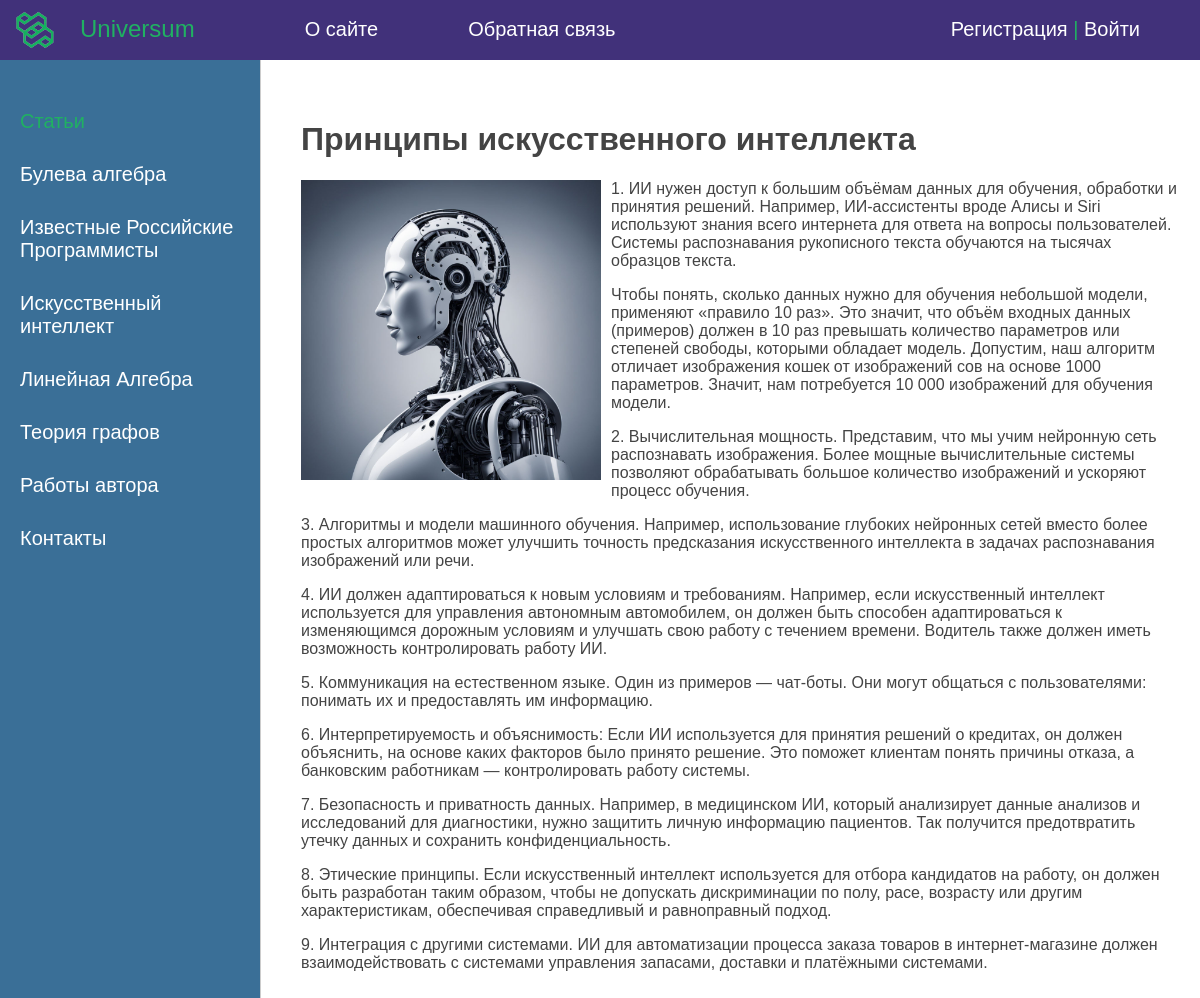
The page /post/principy-iskusstvennogo-intellekta/ on the database its author committed.
### science/models.py (models this page shows, shortened)
class Category(models.Model):
    name = models.CharField(max_length=100, db_index=True, verbose_name='Категория')
    slug = models.SlugField(max_length=255, unique=True, db_index=True, verbose_name='URL')
    def get_absolute_url(self):
        return reverse('category', kwargs={'cat_slug': self.slug})
    class Meta:
        verbose_name = 'Категория'
        verbose_name_plural = 'Категории'
        ordering = ['id']

class Science(models.Model):
    title = models.CharField(max_length=255, verbose_name='Заголовок')
    slug = models.SlugField(max_length=255, unique=True, db_index=True, verbose_name='URL')
    content = models.TextField(blank=True, verbose_name='Текст статьи')
    photo = models.ImageField(upload_to="photos/%Y/%m/%d", verbose_name='Фото')
    time_create = models.DateTimeField(auto_now_add=True, verbose_name='Время создания')
    time_update = models.DateTimeField(auto_now=True, verbose_name='Время изменения')
    is_published = models.BooleanField(default=True, verbose_name='Публикация')
    cat = models.ForeignKey('Category', on_delete=models.PROTECT,  verbose_name='Категории')
    def __str__(self):
        return self.title
    class Meta:
        verbose_name = 'Научная статья'
        verbose_name_plural = 'Научные статьи'
        ordering = ['id']

### science/views.py (the view)
# urls.py: path('post/<slug:post_slug>/', ShowPost.as_view(), name='post'),
class ShowPost(DataMixin, DetailView):
    model = Science
    template_name = 'science/post.html'
    slug_url_kwarg = 'post_slug'
    context_object_name = 'post'
    def get_context_data(self, *, object_list=None, **kwargs):
        context = super().get_context_data(**kwargs)
        c_def = self.get_user_context(title=context['post'])
        return dict(list(context.items()) + list(c_def.items()))

### science/utils.py (called while the page is built)
    def get_user_context(self, **kwargs):
        context = kwargs
        cats = cache.get('cats')
        if not cats:
            cats = Category.objects.annotate(Count('science'))
            cache.set('cats', cats, 60)
        cats = Category.objects.annotate(Count('science'))
        user_menu = menu.copy()
        if not self.request.user.is_authenticated:
            user_menu.pop(1)
        context['menu'] = user_menu
        context['cats'] = cats
        if 'cat_selected' not in context:
            context['cat_selected'] = 0
        return context

### science/templates/science/post.html
{% extends 'science/home_page.html' %}
{% block content %}
<h1>{{post.title}}</h1>
{% if post.photo %}
<p><img class='img-article-left' src="{{post.photo.url}}"></p>
{% endif %}
{{post.content| linebreaks}}
{% endblock %}

### science/templates/science/home_page.html (shortened to what this page needs)
{% load static %}
{% load science_tags %}
<!DOCTYPE html>
<html lang="ru" xmlns="http://www.w3.org/1999/html">
<head>
    <link type="text/css" href="{% static 'science/css/styles.css' %}" rel="stylesheet"/>
</head>
<body>
<table class="table-page" border=0 cellpadding="0" cellspacing="0">
    <tr>
        <td valign=top>
            {% block mainmenu %}
            <div class="header">
                <ul id="mainmenu" class="mainmenu">
                    <li class="logo"><a href="{% url 'home' %}">
                        <div class="logo"><img src="{% static 'science/images/header_website_logo.png' %}"/>
                        </div>
                    </a></li>
                    <li>
                        <div class="logo-name"><p>Universum</p></div>
                    </li>
                    {% for m in menu %}
                    <li><a href="{% url m.url_name %}">{{m.title}}</a></li>
                    {% endfor %}
                    {% if request.user.is_authenticated %}
                    <li class="last"> {{user.username}} | <a href="{% url 'logout' %}">Выйти</a></li>
                    {% else %}
                    <li class="last"><a href="{% url 'register' %}">Регистрация</a> | <a
                            href="{% url 'login' %}">Войти</a></li>
                    {% endif %}
                </ul>
            </div>
            {% endblock mainmenu %}
            <table class="table-content" border=0 cellpadding="0" cellspacing="0">
                <tr>
                    <td valign="top" class="left-chapters">
                        <ul id="leftchapters">
                            {% if cat_selected == 0 %}
                            <li class="selected">Статьи</li>
                            {% else %}
                            <li><a href="{% url 'home' %}">Статьи</a></li>
                            {% endif %}
                            {% for c in cats %}
                            {% if c.science__count > 0 %}
                            {% if c.pk == cat_selected %}
                            <li class="selected">{{c.name}}</li>
                            {% else %}
                            <li><a href="{{ c.get_absolute_url }}">{{c.name}}</a></li>
                            {% endif %}
                            {% endif %}
                            {% endfor %}
                            <li><a href="#">Работы автора</a></li>
                            <li><a href='#'>Контакты</a></li>
                        </ul>
                    </td>
                    <td valign="top" class="content">
                        <main class="content-main">
                            {% block content %}{% endblock %}
                        </main>
                    </td>
                </tr>
            </table>
        </td>
    </tr>
</table>
</body>
</html>

### science/static/science/css/styles.css (style rules this page uses)
html, body { font-family: 'Arial'; margin: 0; padding: 0; height: 100%; width: 100%; color: #444; }
a { color: #0059b2; text-decoration: none; }
img { max-width: 600px; height: auto; }
img.img-article-left { max-width: 300px; height: auto; float: left; padding: 0 10px 10px 0; }
.table-page { width: 100%; height: 100%; vertical-align: top; }
.table-page tr { height: 100%; }
.header { padding-right: 20px; background: #41317A; height: 60px; }
.logo img { width: 110px; height: 50px; }
.logo { margin-top: 5px; margin-left: -40px; }
ul.mainmenu { list-style: none; margin: 0; padding: 0; color: #20b162; font-size: 20px; overflow: hidden; }
ul.mainmenu li { padding-left: 20px; float: left; margin: 18px 40px 0 30px; }
ul.mainmenu li.logo { margin: 0; }
ul.mainmenu li.last { float: right; }
.logo-name p { font-size: 24px; color: #20b162; margin-top: -3px; margin-left: -60px; padding-right: 20px; }
ul.mainmenu li a { color: #FFFFFF; text-decoration: none; }
.table-content { width: 100%; min-height: 100%; height: 100%; }
.left-chapters { margin: 0; background: #3a6f97; border-right: 1px solid #ccc; min-height: 100%; }
.left-chapters ul { width: 230px; min-height: 100%; margin: 0; padding: 20px 10px 10px 20px; list-style: none; font-size: 20px; }
.left-chapters ul li { margin: 30px 0 0 0; color: #999; }
.left-chapters ul li.selected { color: #20b162;; }
.left-chapters ul li a { color: #FFFFFF; text-decoration: none; }
.content { padding: 40px 20px 20px 40px; width: 100%; box-sizing: border-box; }

### rows shown on the page
Category: name "Булева алгебра"
Category: name "Известные Российские Программисты"
Category: name "Искусственный интеллект"
Category: name "Линейная Алгебра"
Category: name "Теория графов"
Science: title "Принципы искусственного интеллекта", photo (picture), content "1. ИИ нужен доступ к большим объёмам данных для обучения, обработки и принятия решений. Например, ИИ-ассистенты вроде Алисы и Siri используют знания всего интернета для ответа на вопросы пользователей. Системы распознавания рукописного текста обучаются на тысячах образцов текста. Чтобы понять, сколько данных нужно для обучения небольшой модели, применяют «правило 10 раз». Это значит, что объём входных данных (примеров) должен в 10 раз превышать количество параметров или степеней свободы, которыми обладает модель. Допустим, наш алгоритм отличает изображения кошек от изображений сов на основе 1000 параметров. Значит, нам потребуется 10 000 изображений для обучения модели. 2. Вычислительная…"

### other values the page prints
{{ m.title }} "О сайте" "Обратная связь"
